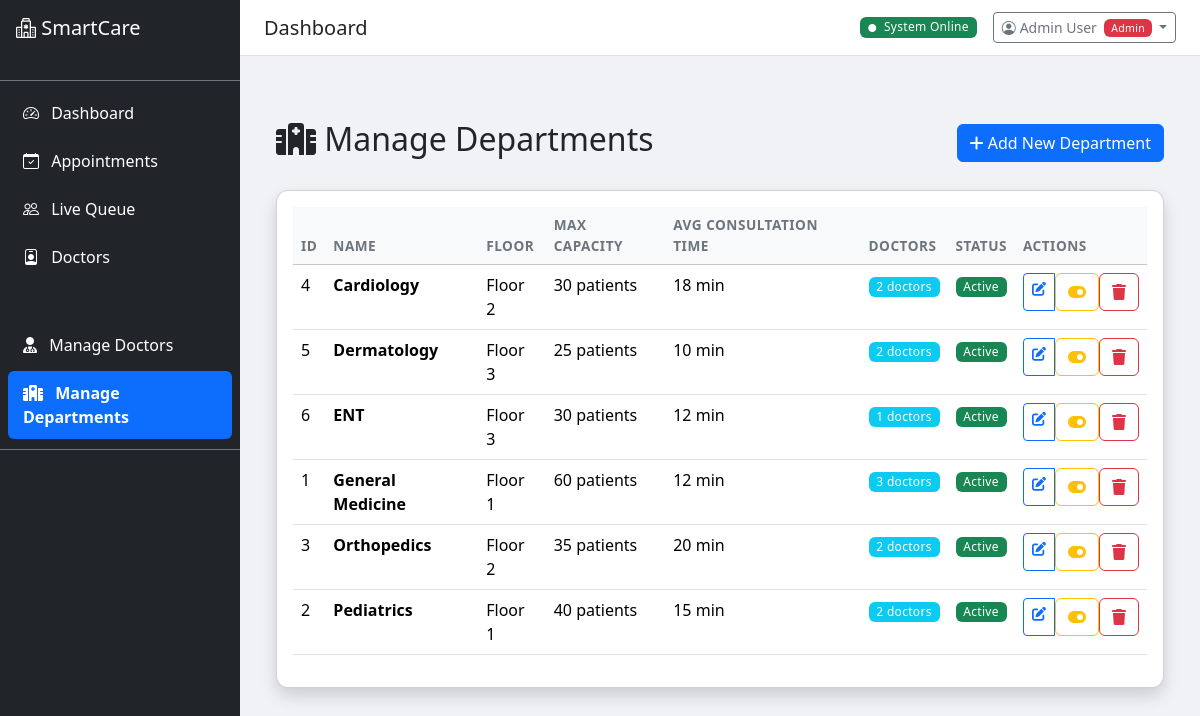
/admin/manage/departments (signed in), run on the app's committed database.
### app/models/user.py (models this page shows, shortened)
class User(UserMixin, db.Model):
    __tablename__ = "users"
    id = db.Column(db.Integer, primary_key=True)
    name = db.Column(db.String(150), nullable=False)
    email = db.Column(db.String(120), unique=True, nullable=False, index=True)
    phone = db.Column(db.String(15), nullable=True)
    password_hash = db.Column(db.String(255), nullable=False)
    role = db.Column(db.String(20), nullable=False, default="user")  # user, admin
    is_active = db.Column(db.Boolean, default=True)
    is_verified = db.Column(db.Boolean, default=False)
    created_at = db.Column(db.DateTime, default=datetime.utcnow)
    last_login = db.Column(db.DateTime, nullable=True)
    patient_id = db.Column(db.Integer, db.ForeignKey("patients.id"), nullable=True)
    patient = db.relationship("Patient", backref="user_account", uselist=False)
    def is_admin(self):
        return self.role == "admin"

### app/models/models.py (models this page shows, shortened)
class Department(db.Model):
    __tablename__ = "departments"
    id = db.Column(db.Integer, primary_key=True)
    name = db.Column(db.String(100), nullable=False, unique=True)
    floor = db.Column(db.Integer, default=1)
    max_capacity = db.Column(db.Integer, default=50)
    avg_consultation_min = db.Column(db.Integer, default=15)
    is_active = db.Column(db.Boolean, default=True)
    doctors = db.relationship("Doctor", backref="department", lazy="dynamic")
    appointments = db.relationship("Appointment", backref="department", lazy="dynamic")

### app/routes/admin_management.py (the view)
@admin_mgmt_bp.route('/departments')
@admin_required
def list_departments():
    departments = Department.query.order_by(Department.name).all()
    return render_template('admin/departments_list.html', departments=departments)

### app/services/auth_service.py (called while the page is built)
def admin_required(f):
    @wraps(f)
    def decorated_function(*args, **kwargs):
        if not current_user.is_authenticated:
            flash('Please login to access this page.', 'warning')
            return redirect(url_for('auth.login'))
        if not current_user.is_admin():
            flash('Access denied. Admin privileges required.', 'danger')
            return redirect(url_for('patient_portal.home'))
        return f(*args, **kwargs)
    return decorated_function

### app/templates/admin/departments_list.html (shortened to what this page needs)
{% extends "base.html" %}
{% block content %}
<div class="container-fluid mt-4">
    <div class="d-flex justify-content-between align-items-center mb-4">
        <h2><i class="fas fa-hospital"></i> Manage Departments</h2>
        <a href="{{ url_for('admin_mgmt.add_department') }}" class="btn btn-primary">
            <i class="fas fa-plus"></i> Add New Department
        </a>
    </div>
    {% if departments %}
    <div class="card shadow">
        <div class="card-body">
            <div class="table-responsive">
                <table class="table table-hover">
                    <thead class="table-light">
                        <tr>
                            <th>ID</th>
                            <th>Name</th>
                            <th>Floor</th>
                            <th>Max Capacity</th>
                            <th>Avg Consultation Time</th>
                            <th>Doctors</th>
                            <th>Status</th>
                            <th>Actions</th>
                        </tr>
                    </thead>
                    <tbody>
                        {% for dept in departments %}
                        <tr>
                            <td>{{ dept.id }}</td>
                            <td><strong>{{ dept.name }}</strong></td>
                            <td>Floor {{ dept.floor }}</td>
                            <td>{{ dept.max_capacity }} patients</td>
                            <td>{{ dept.avg_consultation_min }} min</td>
                            <td>
                                <span class="badge bg-info">{{ dept.doctors.count() }} doctors</span>
                            </td>
                            <td>
                                {% if dept.is_active %}
                                <span class="badge bg-success">Active</span>
                                {% else %}
                                <span class="badge bg-secondary">Inactive</span>
                                {% endif %}
                            </td>
                            <td>
                                <div class="btn-group btn-group-sm" role="group">
                                    <a href="{{ url_for('admin_mgmt.edit_department', dept_id=dept.id) }}"
                                       class="btn btn-outline-primary" title="Edit">
                                        <i class="fas fa-edit"></i>
                                    </a>
                                    <form method="POST" action="{{ url_for('admin_mgmt.toggle_department_status', dept_id=dept.id) }}"
                                          style="display: inline;">
                                        <button type="submit" class="btn btn-outline-warning" title="Toggle Status">
                                            <i class="fas fa-toggle-on"></i>
                                        </button>
                                    </form>
                                    <form method="POST" action="{{ url_for('admin_mgmt.delete_department', dept_id=dept.id) }}"
                                          onsubmit="return confirm('Are you sure you want to delete {{ dept.name }}?');"
                                          style="display: inline;">
                                        <button type="submit" class="btn btn-outline-danger" title="Delete">
                                            <i class="fas fa-trash"></i>
                                        </button>
                                    </form>
                                </div>
                            </td>
                        </tr>
                        {% endfor %}
                    </tbody>
                </table>
            </div>
        </div>
    </div>
    {% else %}
    <div class="alert alert-info">
        <i class="fas fa-info-circle"></i> No departments found. <a href="{{ url_for('admin_mgmt.add_department') }}">Add your first department</a>
    </div>
    {% endif %}
</div>
{% endblock %}

### app/templates/base.html (shortened to what this page needs)
<!DOCTYPE html>
<html lang="en" data-bs-theme="light">
<head>
    <link href="https://cdn.jsdelivr.net/npm/bootstrap@5.3.2/dist/css/bootstrap.min.css" rel="stylesheet">
    <link href="https://cdn.jsdelivr.net/npm/bootstrap-icons@1.11.2/font/bootstrap-icons.css" rel="stylesheet">
    <link rel="stylesheet" href="https://cdnjs.cloudflare.com/ajax/libs/font-awesome/6.4.0/css/all.min.css">
    <link href="{{ url_for('static', filename='css/style.css') }}" rel="stylesheet">
</head>
<body>
    {% if current_user.is_authenticated %}
    <div class="d-flex">
        <nav class="sidebar bg-dark text-white">
            <div class="sidebar-header p-3 border-bottom border-secondary">
                <h5 class="mb-0">
                    <i class="bi bi-hospital"></i> SmartCare
                </h5>
                <small class="text-muted">Queue Optimizer</small>
            </div>
            <ul class="nav flex-column p-2">
                {% if current_user.is_admin() %}
                <li class="nav-item">
                    <a class="nav-link text-white {% if request.endpoint == 'dashboard.index' %}active bg-primary rounded{% endif %}"
                       href="{{ url_for('dashboard.index') }}">
                        <i class="bi bi-speedometer2 me-2"></i> Dashboard
                    </a>
                </li>
                <li class="nav-item">
                    <a class="nav-link text-white {% if 'appointments' in request.endpoint|default('') %}active bg-primary rounded{% endif %}"
                       href="{{ url_for('appointments.list_appointments') }}">
                        <i class="bi bi-calendar-check me-2"></i> Appointments
                    </a>
                </li>
                <li class="nav-item">
                    <a class="nav-link text-white {% if 'queue' in request.endpoint|default('') %}active bg-primary rounded{% endif %}"
                       href="{{ url_for('queue.view_queue') }}">
                        <i class="bi bi-people me-2"></i> Live Queue
                    </a>
                </li>
                <li class="nav-item">
                    <a class="nav-link text-white {% if 'doctors' in request.endpoint|default('') %}active bg-primary rounded{% endif %}"
                       href="{{ url_for('doctors.list_doctors') }}">
                        <i class="bi bi-person-badge me-2"></i> Doctors
                    </a>
                </li>
                <li class="nav-item mt-3">
                    <small class="text-muted px-3">MANAGEMENT</small>
                </li>
                <li class="nav-item">
                    <a class="nav-link text-white {% if 'admin_mgmt.list_doctors' in request.endpoint|default('') %}active bg-primary rounded{% endif %}"
                       href="{{ url_for('admin_mgmt.list_doctors') }}">
                        <i class="fas fa-user-md me-2"></i> Manage Doctors
                    </a>
                </li>
                <li class="nav-item">
                    <a class="nav-link text-white {% if 'admin_mgmt.list_departments' in request.endpoint|default('') %}active bg-primary rounded{% endif %}"
                       href="{{ url_for('admin_mgmt.list_departments') }}">
                        <i class="fas fa-hospital me-2"></i> Manage Departments
                    </a>
                </li>
                {% endif %}
            </ul>
            <div class="p-3 mt-auto border-top border-secondary">
                <small class="text-muted">
                    <i class="bi bi-clock me-1"></i>
                    <span id="live-clock"></span>
                </small>
            </div>
        </nav>
        <main class="main-content flex-grow-1">
            <div class="topbar bg-white border-bottom px-4 py-2 d-flex justify-content-between align-items-center">
                <h5 class="mb-0">{% block page_title %}Dashboard{% endblock %}</h5>
                <div class="d-flex align-items-center gap-3">
                    <span class="badge bg-success">
                        <i class="bi bi-circle-fill me-1" style="font-size:8px"></i> System Online
                    </span>
                    <div class="dropdown">
                        <button class="btn btn-sm btn-outline-secondary dropdown-toggle" type="button" data-bs-toggle="dropdown">
                            <i class="bi bi-person-circle me-1"></i>{{ current_user.name }}
                            {% if current_user.is_admin() %}
                            <span class="badge bg-danger ms-1">Admin</span>
                            {% endif %}
                        </button>
                    </div>
                </div>
            </div>
            <div class="px-4 pt-3">
            </div>
            <div class="p-4">
                {% block content %}{% endblock %}
            </div>
        </main>
    </div>
    {% endif %}
</body>
</html>

### app/static/css/style.css (style rules this page uses)
:root { --sidebar-width: 240px; --topbar-height: 56px; }
body { font-family: 'Segoe UI', system-ui, -apple-system, sans-serif; background-color: #f0f2f5; min-height: 100vh; }
.sidebar { width: var(--sidebar-width); min-height: 100vh; position: fixed; top: 0; left: 0; z-index: 1000; transition: all 0.3s; }
.sidebar .nav-link { padding: 10px 15px; margin: 2px 0; border-radius: 8px; transition: all 0.2s; }
.sidebar .nav-link.active { font-weight: 600; }
.main-content { margin-left: var(--sidebar-width); min-height: 100vh; }
.topbar { height: var(--topbar-height); position: sticky; top: 0; z-index: 100; }
.card { border-radius: 12px; }
.table th { font-weight: 600; font-size: 0.85rem; text-transform: uppercase; letter-spacing: 0.5px; color: #6c757d; }
.badge { font-weight: 500; letter-spacing: 0.3px; }

### data on the page
User: name "Admin User"
Department: id "4", name "Cardiology", floor "2", max_capacity "30", avg_consultation_min "18", doctors.count "2", is_active "Active"
Department: id "5", name "Dermatology", floor "3", max_capacity "25", avg_consultation_min "10", doctors.count "2", is_active "Active"
Department: id "6", name "ENT", floor "3", max_capacity "30", avg_consultation_min "12", doctors.count "1", is_active "Active"
Department: id "1", name "General Medicine", floor "1", max_capacity "60", avg_consultation_min "12", doctors.count "3", is_active "Active"
Department: id "3", name "Orthopedics", floor "2", max_capacity "35", avg_consultation_min "20", doctors.count "2", is_active "Active"
Department: id "2", name "Pediatrics", floor "1", max_capacity "40", avg_consultation_min "15", doctors.count "2", is_active "Active"
